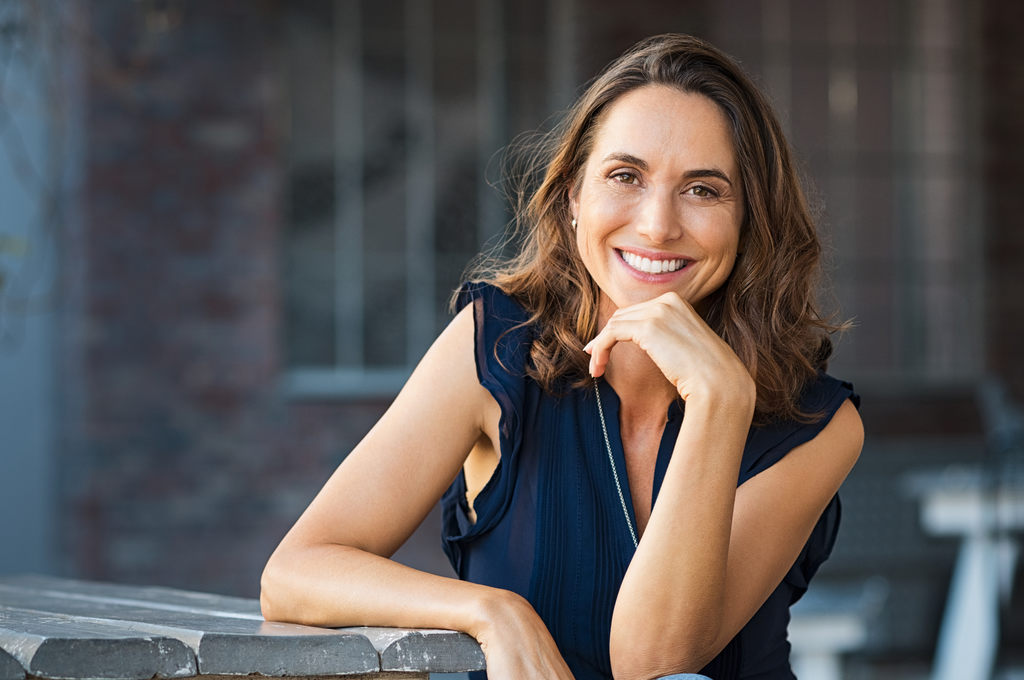
#> input picture imagem_teste.jpg, 1024 x 680 px
$ python find_face.py
#> lines starting #> are read from the running program, lines starting #| are printed output that depends on the picture
import cv2
# from google.colab.patches import cv2_imshow
import numpy as np

imagePath = 'imagem_teste.jpg'
#leia a imagem
image = cv2.imread(imagePath)
#> image is the input picture: shape (680, 1024, 3); mean B, G, R 85.6, 86.2, 90.9

cascadePath = 'haarcascade_frontalface_default.xml'
#vamos utilizar novamente o classificador provido pelo opencv
faceCascade = cv2.CascadeClassifier(cv2.data.haarcascades + "haarcascade_frontalface_default.xml")
#a detecção de face é feita em imagem em escala de cinza
#vamos convert a imagem original
gray = cv2.cvtColor(image, cv2.COLOR_BGR2GRAY)
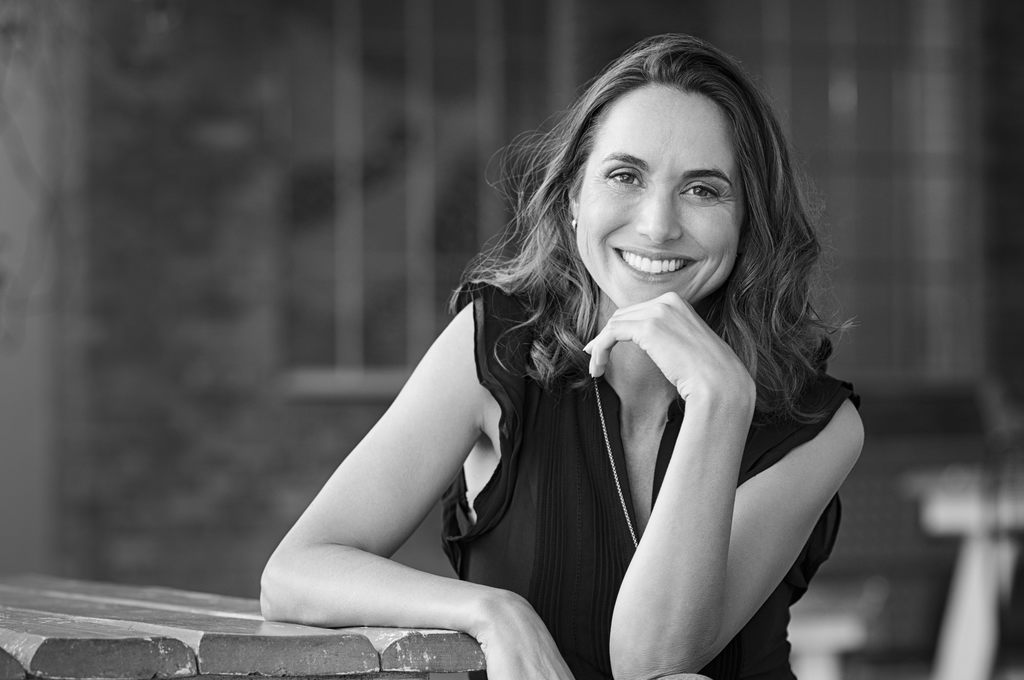
#> gray: shape (680, 1024); min 0, max 255, mean 87.5
#vamos utilizar o método detectMultiScale com
faces = faceCascade.detectMultiScale(
    gray,
    minSize=(30, 30),
    flags = cv2.CASCADE_SCALE_IMAGE
)
#> faces = [[548, 96, 220, 220]]
#imprimindo quantas faces foram encontradas
print("Found {0} faces!".format(len(faces)))
#| Found 1 faces!

for (x, y, w, h) in faces:
  #RECORTANDO APENAS A REGIÃO DA FACE
  #PERCEBA QUE NO RECORTE, OS EIXOS SÃO INVERSOS
  ROI = image[y:y+h, x:x+w,:]
  #CRIANDO A IMAGEM PARA AUMENTAR O BRILHO APENAS DO VERMELHO
  red = np.zeros_like(ROI); #CRIAR IMAGEM DO TAMANHO DA ROI
  red[:,:] = [0,0,100]; # (b,g,r)

  #AUMENTE O BRILHO DO CANAL VERMELHO DA ROI
  avermelhado = cv2.add(ROI, red);
  #LIMITE O VALOR PARA 255
  avermelhado[avermelhado > 255] = 255

  #'colando' a face avermelhada na foto original
  #ps.: não é a única forma.
  #Pode ser feito o processamento direto na imagem original
  imageAvermelhado = image.copy()
  imageAvermelhado[y:y+h, x:x+w] = avermelhado
  cv2.imshow("", imageAvermelhado)
  cv2.waitKey()
#> this loop made 1 pass
#> pass 1, `ROI = image[y:y+h, x:x+w,:]`:
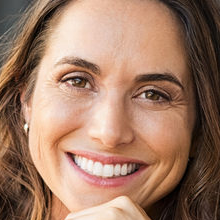
#> ROI: shape (220, 220, 3); mean B, G, R 101.6, 122.2, 158.7
#> pass 1, `avermelhado = cv2.add(ROI, red);`:
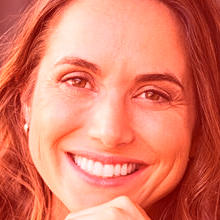
#> avermelhado: shape (220, 220, 3); mean B, G, R 101.6, 122.2, 223.6
#> pass 1, `cv2.imshow("", imageAvermelhado)`:
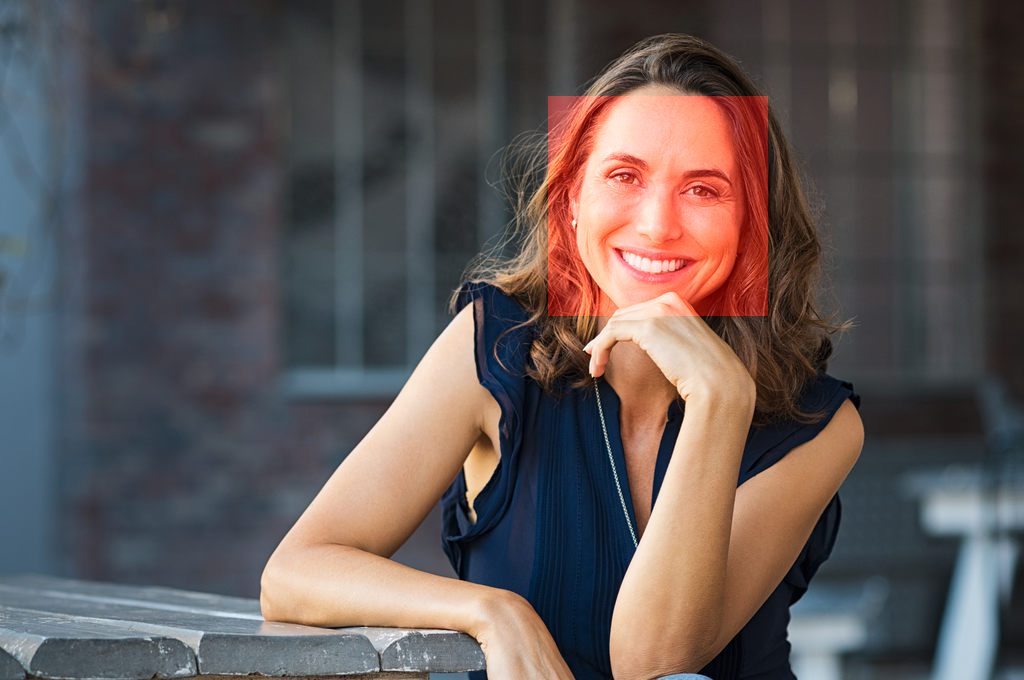
#> window '': shape (680, 1024, 3); mean B, G, R 85.6, 86.2, 95.4
#> after the loop:
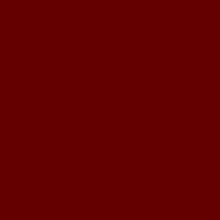
#> red: shape (220, 220, 3); mean B, G, R 0, 0, 100
